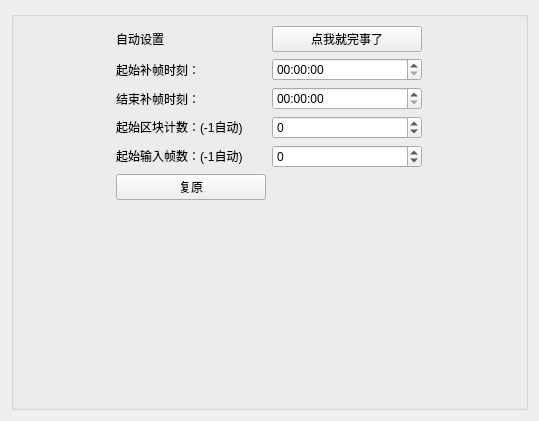
                     <widget class="QWidget" name="ResumeSettings">
                      <property name="geometry">
                       <rect>
                        <x>0</x>
                        <y>0</y>
                        <width>539</width>
                        <height>421</height>
                       </rect>
                      </property>
                      <attribute name="label">
                       <string>工作状态恢复</string>
                      </attribute>
                      <layout class="QGridLayout" name="gridLayout_13">
                       <item row="0" column="0">
                        <widget class="QGroupBox" name="groupBox_2">
                         <property name="title">
                          <string/>
                         </property>
                         <layout class="QGridLayout" name="gridLayout_15">
                          <item row="2" column="0">
                           <spacer name="verticalSpacer_7">
                            <property name="orientation">
                             <enum>Qt::Vertical</enum>
                            </property>
                            <property name="sizeHint" stdset="0">
                             <size>
                              <width>20</width>
                              <height>40</height>
                             </size>
                            </property>
                           </spacer>
                          </item>
                          <item row="0" column="0">
                           <layout class="QGridLayout" name="gridLayout_2">
                            <item row="3" column="2">
                             <widget class="QTimeEdit" name="EndPoint">
                              <property name="sizePolicy">
                               <sizepolicy hsizetype="Preferred" vsizetype="Fixed">
                                <horstretch>0</horstretch>
                                <verstretch>0</verstretch>
                               </sizepolicy>
                              </property>
                              <property name="minimumSize">
                               <size>
                                <width>100</width>
                                <height>0</height>
                               </size>
                              </property>
                              <property name="maximumSize">
                               <size>
                                <width>150</width>
                                <height>16777215</height>
                               </size>
                              </property>
                              <property name="currentSection">
                               <enum>QDateTimeEdit::HourSection</enum>
                              </property>
                              <property name="displayFormat">
                               <string>HH:mm:ss</string>
                              </property>
                             </widget>
                            </item>
                            <item row="5" column="0">
                             <widget class="QLabel" name="label_22">
                              <property name="sizePolicy">
                               <sizepolicy hsizetype="Preferred" vsizetype="Maximum">
                                <horstretch>0</horstretch>
                                <verstretch>0</verstretch>
                               </sizepolicy>
                              </property>
                              <property name="minimumSize">
                               <size>
                                <width>100</width>
                                <height>0</height>
                               </size>
                              </property>
                              <property name="maximumSize">
                               <size>
                                <width>150</width>
                                <height>16777215</height>
                               </size>
                              </property>
                              <property name="text">
                               <string>起始区块计数：(-1自动)</string>
                              </property>
                              <property name="alignment">
                               <set>Qt::AlignLeading|Qt::AlignLeft|Qt::AlignVCenter</set>
                              </property>
                             </widget>
                            </item>
                            <item row="6" column="0">
                             <widget class="QLabel" name="label_21">
                              <property name="sizePolicy">
                               <sizepolicy hsizetype="Preferred" vsizetype="Maximum">
                                <horstretch>0</horstretch>
                                <verstretch>0</verstretch>
                               </sizepolicy>
                              </property>
                              <property name="minimumSize">
                               <size>
                                <width>100</width>
                                <height>0</height>
                               </size>
                              </property>
                              <property name="maximumSize">
                               <size>
                                <width>150</width>
                                <height>16777215</height>
                               </size>
                              </property>
                              <property name="toolTip">
                               <string>&lt;html&gt;&lt;head/&gt;&lt;body&gt;&lt;p&gt;&lt;span style=&quot; font-weight:600;&quot;&gt;进度恢复输入规则：&lt;/span&gt;&lt;/p&gt;&lt;p&gt;输出文件夹的最后一个chunk，第三个数字+1&lt;/p&gt;&lt;p&gt;e.g. 最后一个chunk是chunk-003-333-335.mp4，此栏输入336&lt;/p&gt;&lt;p&gt;&lt;br/&gt;&lt;/p&gt;&lt;/body&gt;&lt;/html&gt;</string>
                              </property>
                              <property name="text">
                               <string>起始输入帧数：(-1自动)</string>
                              </property>
                              <property name="alignment">
                               <set>Qt::AlignLeading|Qt::AlignLeft|Qt::AlignVCenter</set>
                              </property>
                             </widget>
                            </item>
                            <item row="3" column="0">
                             <widget class="QLabel" name="EndPointLabel">
                              <property name="minimumSize">
                               <size>
                                <width>100</width>
                                <height>0</height>
                               </size>
                              </property>
                              <property name="maximumSize">
                               <size>
                                <width>200</width>
                                <height>16777215</height>
                               </size>
                              </property>
                              <property name="text">
                               <string>结束补帧时刻：</string>
                              </property>
                              <property name="alignment">
                               <set>Qt::AlignLeading|Qt::AlignLeft|Qt::AlignVCenter</set>
                              </property>
                             </widget>
                            </item>
                            <item row="2" column="2">
                             <widget class="QTimeEdit" name="StartPoint">
                              <property name="minimumSize">
                               <size>
                                <width>100</width>
                                <height>0</height>
                               </size>
                              </property>
                              <property name="maximumSize">
                               <size>
                                <width>150</width>
                                <height>16777215</height>
                               </size>
                              </property>
                              <property name="currentSection">
                               <enum>QDateTimeEdit::HourSection</enum>
                              </property>
                              <property name="displayFormat">
                               <string>HH:mm:ss</string>
                              </property>
                             </widget>
                            </item>
                            <item row="1" column="2">
                             <widget class="QPushButton" name="AutoSet">
                              <property name="sizePolicy">
                               <sizepolicy hsizetype="Preferred" vsizetype="Fixed">
                                <horstretch>0</horstretch>
                                <verstretch>0</verstretch>
                               </sizepolicy>
                              </property>
                              <property name="text">
                               <string>点我就完事了</string>
                              </property>
                             </widget>
                            </item>
                            <item row="1" column="0">
                             <widget class="QLabel" name="AutoSetReminder">
                              <property name="minimumSize">
                               <size>
                                <width>100</width>
                                <height>0</height>
                               </size>
                              </property>
                              <property name="maximumSize">
                               <size>
                                <width>150</width>
                                <height>16777215</height>
                               </size>
                              </property>
                              <property name="toolTip">
                               <string>&lt;html&gt;&lt;head/&gt;&lt;body&gt;&lt;p&gt;根据已经生成的视频块信息进行推算，可能存在重复补帧的情况，但不影响最终结果&lt;/p&gt;&lt;/body&gt;&lt;/html&gt;</string>
                              </property>
                              <property name="text">
                               <string>自动设置</string>
                              </property>
                              <property name="alignment">
                               <set>Qt::AlignLeading|Qt::AlignLeft|Qt::AlignVCenter</set>
                              </property>
                             </widget>
                            </item>
                            <item row="2" column="0">
                             <widget class="QLabel" name="StartPointLabel">
                              <property name="minimumSize">
                               <size>
                                <width>100</width>
                                <height>0</height>
                               </size>
                              </property>
                              <property name="maximumSize">
                               <size>
                                <width>200</width>
                                <height>16777215</height>
                               </size>
                              </property>
                              <property name="text">
                               <string>起始补帧时刻：</string>
                              </property>
                              <property name="alignment">
                               <set>Qt::AlignLeading|Qt::AlignLeft|Qt::AlignVCenter</set>
                              </property>
                             </widget>
                            </item>
                            <item row="6" column="2">
                             <widget class="QSpinBox" name="StartFrame">
                              <property name="minimum">
                               <number>-1</number>
                              </property>
                              <property name="maximum">
                               <number>999999999</number>
                              </property>
                             </widget>
                            </item>
                            <item row="5" column="2">
                             <widget class="QSpinBox" name="StartChunk">
                              <property name="minimum">
                               <number>-1</number>
                              </property>
                              <property name="maximum">
                               <number>999999999</number>
                              </property>
                             </widget>
                            </item>
                            <item row="7" column="0">
                             <widget class="QPushButton" name="RefreshStartInfo">
                              <property name="text">
                               <string>复原</string>
                              </property>
                             </widget>
                            </item>
                           </layout>
                          </item>
                         </layout>
                        </widget>
                       </item>
                      </layout>
                     </widget>
